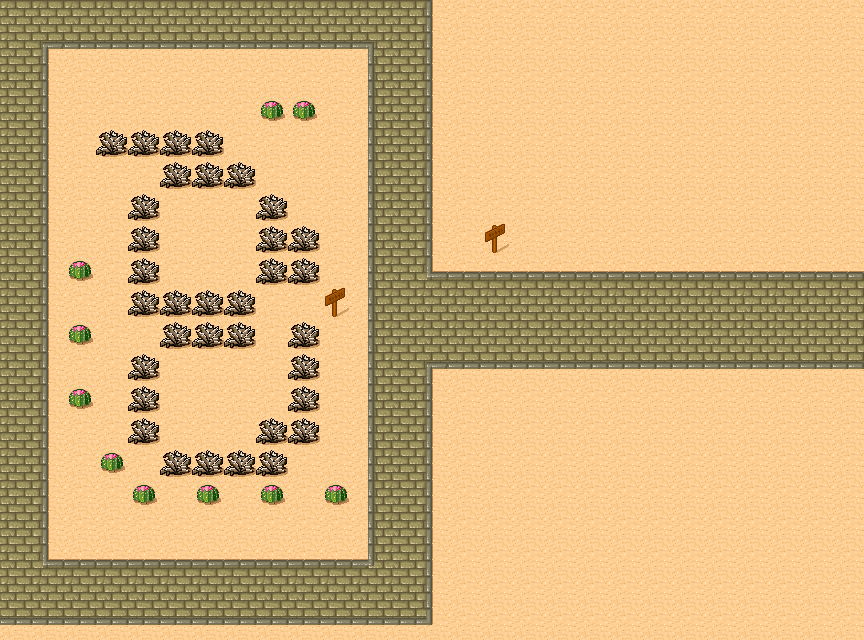

This game map was drawn from its Tiled (.tmx) file and the tilesets committed beside it. A one-line description and the trimmed map source follow:
An orthogonal 27x20 tile map with 32x32 px tiles, 1 tile layer (Background) and 11 objects (Waypoint0, Waypoint2, Waypoint10, Waypoint3, Waypoint9, ...).

<map version="1.0" orientation="orthogonal" width="27" height="20" tilewidth="32" tileheight="32">
 <tileset firstgid="1" name="tmw_desert_spacing" tilewidth="32" tileheight="32" spacing="1" margin="1">
  <image source="tmw_desert_spacing.png" width="265" height="199" />
  <tile id="29">
   <properties>
    <property name="buildable" value="1" />
   </properties>
  </tile>
 </tileset>
 <layer name="Background" width="27" height="20">
  <data>[540 cells, 540 non-empty, 14 distinct tile ids]</data>
 </layer>
 <objectgroup name="Objects" width="27" height="20">
  <object name="Waypoint0" x="888" y="301" />
  <object name="Waypoint2" x="406" y="299" />
  <object name="Waypoint10" x="888" y="338" />
  <object name="Waypoint3" x="396" y="23" />
  <object name="Waypoint9" x="656" y="338" />
  <object name="Waypoint8" x="404" y="341" />
  <object name="Waypoint7" x="400" y="585" />
  <object name="Waypoint5" x="18" y="321" />
  <object name="Waypoint4" x="27" y="24" />
  <object name="Waypoint6" x="20" y="590" />
  <object name="Waypoint1" x="656" y="302" />
 </objectgroup>
</map>
